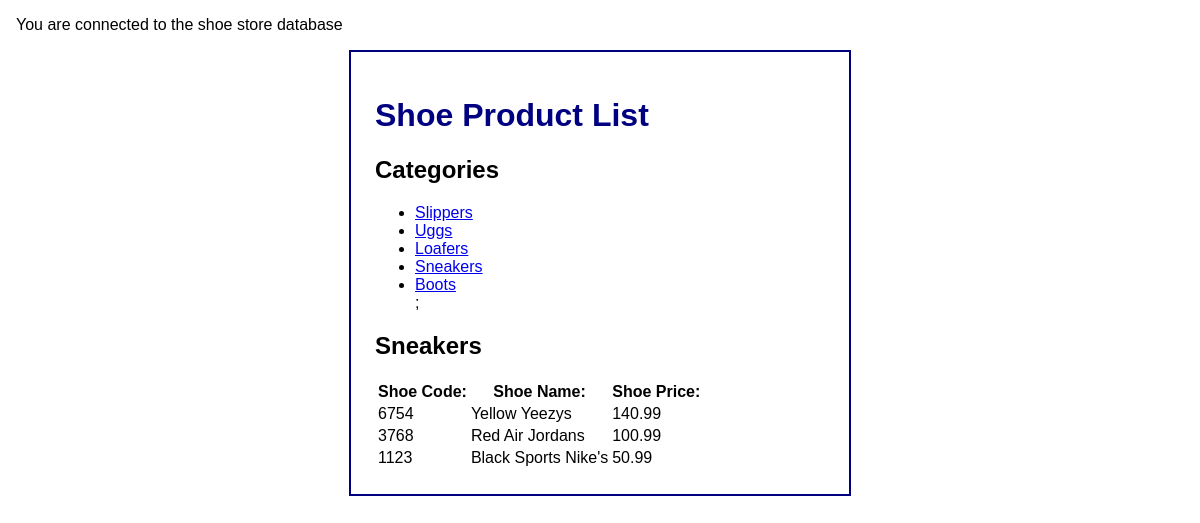
Screenshot of /shoes.php?shoe_category_id=4 with the database file from the repository.
### tables this page shows
CREATE TABLE `shoecategories` (
  `shoeCategoryID` int(11) NOT NULL,
  `shoeCategoryName` varchar(255) NOT NULL,
  `dateAdded` datetime NOT NULL
);

CREATE TABLE `shoes` (
  `shoeID` int(11) NOT NULL,
  `shoeCategoryID` int(11) NOT NULL,
  `shoeCode` varchar(10) NOT NULL,
  `shoeName` varchar(255) NOT NULL,
  `description` text NOT NULL,
  `price` decimal(10,2) NOT NULL,
  `dateAdded` datetime NOT NULL
);

### shoes.php (the view, shortened to what this page needs)
<?php
    require('shoe_database.php');
    $shoe_category_id = filter_input(INPUT_GET, 'shoe_category_id', FILTER_VALIDATE_INT);
    $shoe_query = 'SELECT * FROM shoecategories
                   WHERE shoeCategoryID = :shoe_category_id';
    $statement1 = $db->prepare($shoe_query);
    $statement1->bindValue(':shoe_category_id', $shoe_category_id);
    $statement1->execute();
    $category = $statement1->fetch();
    $category_name = $category['shoeCategoryName'];
    $shoeQueryAllCategories = 'SELECT * FROM shoecategories
                               ORDER BY shoeCategoryID';
    $statement2 = $db->prepare($shoeQueryAllCategories);
    $statement2->execute();
    $shoe_categories = $statement2->fetchAll();
    $queryShoeProducts = 'SELECT * FROM shoes WHERE shoeCategoryID = :shoe_category_id';
    $statement3 = $db->prepare($queryShoeProducts);
    $statement3->bindValue(':shoe_category_id', $shoe_category_id);
    $statement3->execute();
    $shoeProducts = $statement3->fetchAll();
?>
<!DOCTYPE html>
<html>
<head>
    <link rel = "stylesheet" href = "mainShoeCatalog.css">
</head>
<body>
    <main>
        <h1> Shoe Product List </h1>
        <aside>
            <h2> Categories </h2>
            <nav>
                <ul>
                    <?php foreach($shoe_categories as $category) : ?>
                    <li>
                        <a href = "?shoe_category_id=<?php
                                                        echo $category['shoeCategoryID'];
                                                     ?>"
                        >
                        <?php echo $category['shoeCategoryName']; ?> </a>
                    </li>
                    <?php endforeach; ?>;
                </ul>
            </nav>
        </aside>
        <section>
            <h2> <?php echo $category_name; ?> </h2>
            <table>
                <tr>
                    <th> Shoe Code: </th>
                    <th> Shoe Name: </th>
                    <th class = "right"> Shoe Price: </th>
                </tr>
                <?php foreach ($shoeProducts as $shoeProduct) : ?>
                <tr>
                    <td> <?php echo $shoeProduct['shoeCode']; ?> </td>
                    <td> <?php echo $shoeProduct['shoeName']; ?> </td>
                    <td class = "right"> <?php echo $shoeProduct['price']; ?> </td>
                </tr>
                <?php endforeach; ?>
            </table>
        </section>
    </main>
</body>
</html>

### mainShoeCatalog.css (style rules this page uses)
body { font-family: Arial, Helvetica, sans-serif; margin: 1em; padding: 0; }
main { display: block; width: 450px; margin: 0 auto; padding: 1.5em; background: white; border: 2px solid navy; }
h1 { color:navy; }

### rows the page displays
shoecategories: shoeCategoryName "Slippers"
shoecategories: shoeCategoryName "Uggs"
shoecategories: shoeCategoryName "Loafers"
shoecategories: shoeCategoryName "Sneakers"
shoecategories: shoeCategoryName "Boots"
shoes: shoeCode "6754", shoeName "Yellow Yeezys", price "140.99"
shoes: shoeCode "3768", shoeName "Red Air Jordans", price "100.99"
shoes: shoeCode "1123", shoeName "Black Sports Nike's", price "50.99"
